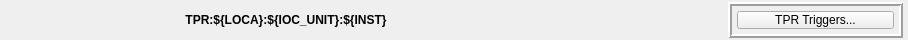
<?xml version="1.0" encoding="UTF-8"?>
<ui version="4.0">
 <class>Form</class>
 <widget class="QWidget" name="Form">
  <property name="geometry">
   <rect>
    <x>0</x>
    <y>0</y>
    <width>908</width>
    <height>40</height>
   </rect>
  </property>
  <property name="minimumSize">
   <size>
    <width>0</width>
    <height>40</height>
   </size>
  </property>
  <property name="maximumSize">
   <size>
    <width>16777215</width>
    <height>41</height>
   </size>
  </property>
  <property name="windowTitle">
   <string>Form</string>
  </property>
  <layout class="QHBoxLayout" name="horizontalLayout_2">
   <property name="spacing">
    <number>5</number>
   </property>
   <property name="leftMargin">
    <number>5</number>
   </property>
   <property name="topMargin">
    <number>2</number>
   </property>
   <property name="rightMargin">
    <number>5</number>
   </property>
   <property name="bottomMargin">
    <number>2</number>
   </property>
   <item>
    <layout class="QHBoxLayout" name="horizontalLayout">
     <item>
      <widget class="PyDMLabel" name="PyDMLabel_3">
       <property name="font">
        <font>
         <weight>75</weight>
         <bold>true</bold>
        </font>
       </property>
       <property name="toolTip">
        <string/>
       </property>
       <property name="alignment">
        <set>Qt::AlignCenter</set>
       </property>
       <property name="channel" stdset="0">
        <string>ca://${P}:LN_ID</string>
       </property>
      </widget>
     </item>
     <item>
      <widget class="QLabel" name="label">
       <property name="font">
        <font>
         <weight>75</weight>
         <bold>true</bold>
        </font>
       </property>
       <property name="text">
        <string>TPR:${LOCA}:${IOC_UNIT}:${INST}</string>
       </property>
       <property name="alignment">
        <set>Qt::AlignCenter</set>
       </property>
      </widget>
     </item>
     <item>
      <widget class="PyDMLabel" name="PyDMLabel">
       <property name="toolTip">
        <string/>
       </property>
       <property name="alignment">
        <set>Qt::AlignCenter</set>
       </property>
       <property name="channel" stdset="0">
        <string>ca://${P}:APP_LOCATION</string>
       </property>
      </widget>
     </item>
     <item>
      <widget class="PyDMLabel" name="PyDMLabel_2">
       <property name="maximumSize">
        <size>
         <width>150</width>
         <height>16777215</height>
        </size>
       </property>
       <property name="toolTip">
        <string/>
       </property>
       <property name="alignment">
        <set>Qt::AlignCenter</set>
       </property>
       <property name="margin">
        <number>0</number>
       </property>
       <property name="alarmSensitiveContent" stdset="0">
        <bool>true</bool>
       </property>
       <property name="channel" stdset="0">
        <string>ca://TPR:${LOCA}:${IOC_UNIT}:${INST}:RXLNKSTATUS</string>
       </property>
      </widget>
     </item>
     <item>
      <widget class="PyDMFrame" name="PyDMFrame">
       <property name="toolTip">
        <string/>
       </property>
       <property name="frameShape">
        <enum>QFrame::Box</enum>
       </property>
       <property name="frameShadow">
        <enum>QFrame::Raised</enum>
       </property>
       <property name="lineWidth">
        <number>2</number>
       </property>
       <property name="midLineWidth">
        <number>0</number>
       </property>
       <property name="alarmSensitiveBorder" stdset="0">
        <bool>true</bool>
       </property>
       <property name="channel" stdset="0">
        <string>ca://TPR:${LOCA}:${IOC_UNIT}:${INST}:STATSUMY</string>
       </property>
       <layout class="QGridLayout" name="gridLayout_2">
        <property name="leftMargin">
         <number>5</number>
        </property>
        <property name="topMargin">
         <number>5</number>
        </property>
        <property name="rightMargin">
         <number>5</number>
        </property>
        <property name="bottomMargin">
         <number>5</number>
        </property>
        <property name="spacing">
         <number>0</number>
        </property>
        <item row="0" column="0">
         <layout class="QGridLayout" name="gridLayout">
          <property name="spacing">
           <number>0</number>
          </property>
          <item row="0" column="0">
           <widget class="PyDMRelatedDisplayButton" name="PyDMRelatedDisplayButton">
            <property name="toolTip">
             <string/>
            </property>
            <property name="text">
             <string>TPR Triggers...</string>
            </property>
            <property name="filenames" stdset="0">
             <stringlist>
              <string>$PYDM/mps/mps_tpr_triggers.ui</string>
             </stringlist>
            </property>
            <property name="openInNewWindow" stdset="0">
             <bool>true</bool>
            </property>
           </widget>
          </item>
         </layout>
        </item>
       </layout>
      </widget>
     </item>
    </layout>
   </item>
  </layout>
 </widget>
 <customwidgets>
  <customwidget>
   <class>PyDMLabel</class>
   <extends>QLabel</extends>
   <header>pydm.widgets.label</header>
  </customwidget>
  <customwidget>
   <class>PyDMFrame</class>
   <extends>QFrame</extends>
   <header>pydm.widgets.frame</header>
   <container>1</container>
  </customwidget>
  <customwidget>
   <class>PyDMRelatedDisplayButton</class>
   <extends>QPushButton</extends>
   <header>pydm.widgets.related_display_button</header>
  </customwidget>
 </customwidgets>
 <resources/>
 <connections/>
</ui>
